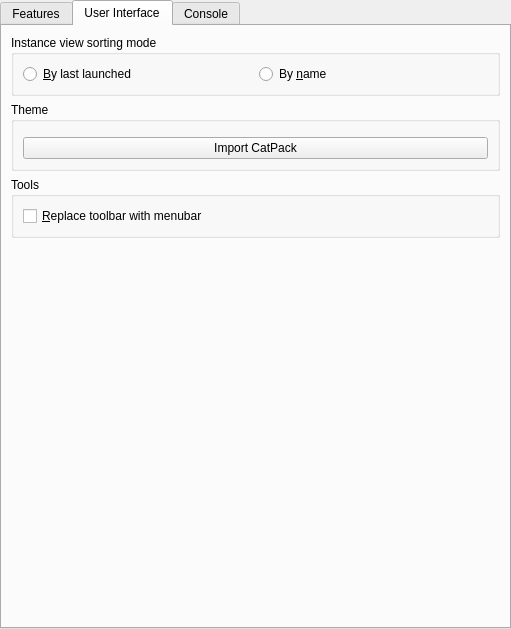
<?xml version="1.0" encoding="UTF-8"?>
<ui version="4.0">
 <class>LauncherPage</class>
 <widget class="QWidget" name="LauncherPage">
  <property name="geometry">
   <rect>
    <x>0</x>
    <y>0</y>
    <width>511</width>
    <height>629</height>
   </rect>
  </property>
  <property name="sizePolicy">
   <sizepolicy hsizetype="MinimumExpanding" vsizetype="MinimumExpanding">
    <horstretch>0</horstretch>
    <verstretch>0</verstretch>
   </sizepolicy>
  </property>
  <layout class="QVBoxLayout" name="mainLayout">
   <property name="leftMargin">
    <number>0</number>
   </property>
   <property name="topMargin">
    <number>0</number>
   </property>
   <property name="rightMargin">
    <number>0</number>
   </property>
   <property name="bottomMargin">
    <number>0</number>
   </property>
   <item>
    <widget class="QTabWidget" name="tabWidget">
     <property name="toolTip">
      <string notr="true"/>
     </property>
     <property name="tabShape">
      <enum>QTabWidget::Rounded</enum>
     </property>
     <property name="currentIndex">
      <number>1</number>
     </property>
     <widget class="QWidget" name="featuresTab">
      <attribute name="title">
       <string>Features</string>
      </attribute>
      <layout class="QVBoxLayout" name="verticalLayout_9">
       <item>
        <widget class="QGroupBox" name="updateSettingsBox">
         <property name="title">
          <string>Update Settings</string>
         </property>
         <layout class="QVBoxLayout" name="verticalLayout_7">
          <item>
           <widget class="QCheckBox" name="autoUpdateCheckBox">
            <property name="text">
             <string>Check for updates automatically</string>
            </property>
           </widget>
          </item>
         </layout>
        </widget>
       </item>
       <item>
        <widget class="QGroupBox" name="foldersBox">
         <property name="title">
          <string>Folders</string>
         </property>
         <layout class="QGridLayout" name="foldersBoxLayout">
          <item row="3" column="0">
           <widget class="QLabel" name="labelDownloadsDir">
            <property name="text">
             <string>&amp;Downloads:</string>
            </property>
            <property name="buddy">
             <cstring>downloadsDirTextBox</cstring>
            </property>
           </widget>
          </item>
          <item row="0" column="0">
           <widget class="QLabel" name="labelInstDir">
            <property name="text">
             <string>I&amp;nstances:</string>
            </property>
            <property name="buddy">
             <cstring>instDirTextBox</cstring>
            </property>
           </widget>
          </item>
          <item row="0" column="1">
           <widget class="QLineEdit" name="instDirTextBox"/>
          </item>
          <item row="3" column="1">
           <widget class="QLineEdit" name="downloadsDirTextBox"/>
          </item>
          <item row="2" column="1">
           <widget class="QLineEdit" name="iconsDirTextBox"/>
          </item>
          <item row="3" column="2">
           <widget class="QToolButton" name="downloadsDirBrowseBtn">
            <property name="text">
             <string notr="true">...</string>
            </property>
           </widget>
          </item>
          <item row="1" column="1">
           <widget class="QLineEdit" name="modsDirTextBox"/>
          </item>
          <item row="1" column="2">
           <widget class="QToolButton" name="modsDirBrowseBtn">
            <property name="text">
             <string notr="true">...</string>
            </property>
           </widget>
          </item>
          <item row="1" column="0">
           <widget class="QLabel" name="labelModsDir">
            <property name="text">
             <string>&amp;Mods:</string>
            </property>
            <property name="buddy">
             <cstring>modsDirTextBox</cstring>
            </property>
           </widget>
          </item>
          <item row="0" column="2">
           <widget class="QToolButton" name="instDirBrowseBtn">
            <property name="text">
             <string notr="true">...</string>
            </property>
           </widget>
          </item>
          <item row="2" column="2">
           <widget class="QToolButton" name="iconsDirBrowseBtn">
            <property name="text">
             <string notr="true">...</string>
            </property>
           </widget>
          </item>
          <item row="2" column="0">
           <widget class="QLabel" name="labelIconsDir">
            <property name="text">
             <string>&amp;Icons:</string>
            </property>
            <property name="buddy">
             <cstring>iconsDirTextBox</cstring>
            </property>
           </widget>
          </item>
          <item row="4" column="1" colspan="2">
           <widget class="QCheckBox" name="downloadsDirWatchRecursiveCheckBox">
            <property name="toolTip">
             <string>When enabled, in addition to the downloads folder, its sub folders will also be searched when looking for resources (e.g. when looking for blocked mods on CurseForge).</string>
            </property>
            <property name="text">
             <string>Check downloads folder recursively</string>
            </property>
           </widget>
          </item>
         </layout>
        </widget>
       </item>
       <item>
        <widget class="QGroupBox" name="modsBox">
         <property name="title">
          <string>Mods</string>
         </property>
         <layout class="QVBoxLayout" name="verticalLayout_4">
          <item>
           <widget class="QCheckBox" name="metadataDisableBtn">
            <property name="toolTip">
             <string>Disable using metadata provided by mod providers (like Modrinth or Curseforge) for mods.</string>
            </property>
            <property name="text">
             <string>Disable using metadata for mods?</string>
            </property>
           </widget>
          </item>
          <item>
           <widget class="QLabel" name="metadataWarningLabel">
            <property name="text">
             <string>&lt;html&gt;&lt;head/&gt;&lt;body&gt;&lt;p&gt;&lt;span style=&quot; font-weight:600; color:#f5c211;&quot;&gt;Warning&lt;/span&gt;&lt;span style=&quot; color:#f5c211;&quot;&gt;: Disabling mod metadata may also disable some QoL features, such as mod updating!&lt;/span&gt;&lt;/p&gt;&lt;/body&gt;&lt;/html&gt;</string>
            </property>
            <property name="wordWrap">
             <bool>true</bool>
            </property>
           </widget>
          </item>
         </layout>
        </widget>
       </item>
       <item>
        <spacer name="verticalSpacer_2">
         <property name="orientation">
          <enum>Qt::Vertical</enum>
         </property>
         <property name="sizeHint" stdset="0">
          <size>
           <width>0</width>
           <height>0</height>
          </size>
         </property>
        </spacer>
       </item>
      </layout>
     </widget>
     <widget class="QWidget" name="generalTab">
      <attribute name="title">
       <string>User Interface</string>
      </attribute>
      <layout class="QVBoxLayout" name="verticalLayout_6">
       <item>
        <widget class="QGroupBox" name="sortingModeBox">
         <property name="enabled">
          <bool>true</bool>
         </property>
         <property name="title">
          <string>Instance view sorting mode</string>
         </property>
         <layout class="QHBoxLayout" name="sortingModeBoxLayout">
          <item>
           <widget class="QRadioButton" name="sortLastLaunchedBtn">
            <property name="text">
             <string>&amp;By last launched</string>
            </property>
            <attribute name="buttonGroup">
             <string notr="true">sortingModeGroup</string>
            </attribute>
           </widget>
          </item>
          <item>
           <widget class="QRadioButton" name="sortByNameBtn">
            <property name="text">
             <string>By &amp;name</string>
            </property>
            <attribute name="buttonGroup">
             <string notr="true">sortingModeGroup</string>
            </attribute>
           </widget>
          </item>
         </layout>
        </widget>
       </item>
       <item>
        <widget class="QGroupBox" name="themeBox">
         <property name="title">
          <string>Theme</string>
         </property>
         <layout class="QVBoxLayout" name="verticalLayout_5">
          <item>
           <widget class="ThemeCustomizationWidget" name="themeCustomizationWidget" native="true"/>
          </item>
          <item>
           <widget class="QPushButton" name="ImportCatpack">
            <property name="minimumSize">
             <size>
              <width>465</width>
              <height>0</height>
             </size>
            </property>
            <property name="text">
             <string>Import CatPack</string>
            </property>
           </widget>
          </item>
         </layout>
        </widget>
       </item>
       <item>
        <widget class="QGroupBox" name="toolsBox">
         <property name="sizePolicy">
          <sizepolicy hsizetype="Preferred" vsizetype="Preferred">
           <horstretch>0</horstretch>
           <verstretch>0</verstretch>
          </sizepolicy>
         </property>
         <property name="title">
          <string>Tools</string>
         </property>
         <layout class="QVBoxLayout" name="verticalLayout">
          <item>
           <widget class="QCheckBox" name="preferMenuBarCheckBox">
            <property name="toolTip">
             <string>The menubar is more friendly for keyboard-driven interaction.</string>
            </property>
            <property name="text">
             <string>&amp;Replace toolbar with menubar</string>
            </property>
           </widget>
          </item>
         </layout>
        </widget>
       </item>
       <item>
        <spacer name="generalTabSpacer">
         <property name="orientation">
          <enum>Qt::Vertical</enum>
         </property>
         <property name="sizeHint" stdset="0">
          <size>
           <width>0</width>
           <height>0</height>
          </size>
         </property>
        </spacer>
       </item>
      </layout>
     </widget>
     <widget class="QWidget" name="consoleTab">
      <attribute name="title">
       <string>Console</string>
      </attribute>
      <layout class="QVBoxLayout" name="verticalLayout_2">
       <item>
        <widget class="QGroupBox" name="consoleSettingsBox">
         <property name="title">
          <string>Console Settings</string>
         </property>
         <layout class="QVBoxLayout" name="verticalLayout_3">
          <item>
           <widget class="QCheckBox" name="showConsoleCheck">
            <property name="text">
             <string>Show console while the game is &amp;running?</string>
            </property>
           </widget>
          </item>
          <item>
           <widget class="QCheckBox" name="autoCloseConsoleCheck">
            <property name="text">
             <string>&amp;Automatically close console when the game quits?</string>
            </property>
           </widget>
          </item>
          <item>
           <widget class="QCheckBox" name="showConsoleErrorCheck">
            <property name="text">
             <string>Show console when the game &amp;crashes?</string>
            </property>
           </widget>
          </item>
         </layout>
        </widget>
       </item>
       <item>
        <widget class="QGroupBox" name="groupBox_4">
         <property name="title">
          <string>&amp;History limit</string>
         </property>
         <layout class="QGridLayout" name="gridLayout_3">
          <item row="1" column="0">
           <widget class="QCheckBox" name="checkStopLogging">
            <property name="text">
             <string>&amp;Stop logging when log overflows</string>
            </property>
           </widget>
          </item>
          <item row="0" column="0">
           <widget class="QSpinBox" name="lineLimitSpinBox">
            <property name="sizePolicy">
             <sizepolicy hsizetype="Expanding" vsizetype="Fixed">
              <horstretch>0</horstretch>
              <verstretch>0</verstretch>
             </sizepolicy>
            </property>
            <property name="suffix">
             <string> lines</string>
            </property>
            <property name="minimum">
             <number>10000</number>
            </property>
            <property name="maximum">
             <number>1000000</number>
            </property>
            <property name="singleStep">
             <number>10000</number>
            </property>
            <property name="value">
             <number>100000</number>
            </property>
           </widget>
          </item>
         </layout>
        </widget>
       </item>
       <item>
        <widget class="QGroupBox" name="themeBox_2">
         <property name="sizePolicy">
          <sizepolicy hsizetype="Preferred" vsizetype="MinimumExpanding">
           <horstretch>0</horstretch>
           <verstretch>0</verstretch>
          </sizepolicy>
         </property>
         <property name="title">
          <string>Console &amp;font</string>
         </property>
         <layout class="QGridLayout" name="gridLayout_2">
          <item row="1" column="0" colspan="2">
           <widget class="QTextEdit" name="fontPreview">
            <property name="sizePolicy">
             <sizepolicy hsizetype="Expanding" vsizetype="MinimumExpanding">
              <horstretch>0</horstretch>
              <verstretch>0</verstretch>
             </sizepolicy>
            </property>
            <property name="horizontalScrollBarPolicy">
             <enum>Qt::ScrollBarAlwaysOff</enum>
            </property>
            <property name="undoRedoEnabled">
             <bool>false</bool>
            </property>
            <property name="textInteractionFlags">
             <set>Qt::TextSelectableByKeyboard|Qt::TextSelectableByMouse</set>
            </property>
           </widget>
          </item>
          <item row="0" column="0">
           <widget class="QFontComboBox" name="consoleFont">
            <property name="sizePolicy">
             <sizepolicy hsizetype="Expanding" vsizetype="Fixed">
              <horstretch>0</horstretch>
              <verstretch>0</verstretch>
             </sizepolicy>
            </property>
           </widget>
          </item>
          <item row="0" column="1">
           <widget class="QSpinBox" name="fontSizeBox">
            <property name="minimum">
             <number>5</number>
            </property>
            <property name="maximum">
             <number>16</number>
            </property>
            <property name="value">
             <number>11</number>
            </property>
           </widget>
          </item>
         </layout>
        </widget>
       </item>
      </layout>
     </widget>
    </widget>
   </item>
  </layout>
 </widget>
 <customwidgets>
  <customwidget>
   <class>ThemeCustomizationWidget</class>
   <extends>QWidget</extends>
   <header>ui/widgets/ThemeCustomizationWidget.h</header>
   <container>1</container>
  </customwidget>
 </customwidgets>
 <tabstops>
  <tabstop>tabWidget</tabstop>
  <tabstop>autoUpdateCheckBox</tabstop>
  <tabstop>instDirTextBox</tabstop>
  <tabstop>instDirBrowseBtn</tabstop>
  <tabstop>modsDirTextBox</tabstop>
  <tabstop>modsDirBrowseBtn</tabstop>
  <tabstop>iconsDirTextBox</tabstop>
  <tabstop>iconsDirBrowseBtn</tabstop>
  <tabstop>sortLastLaunchedBtn</tabstop>
  <tabstop>sortByNameBtn</tabstop>
  <tabstop>showConsoleCheck</tabstop>
  <tabstop>autoCloseConsoleCheck</tabstop>
  <tabstop>showConsoleErrorCheck</tabstop>
  <tabstop>lineLimitSpinBox</tabstop>
  <tabstop>checkStopLogging</tabstop>
  <tabstop>consoleFont</tabstop>
  <tabstop>fontSizeBox</tabstop>
  <tabstop>fontPreview</tabstop>
 </tabstops>
 <resources/>
 <connections>
  <connection>
   <sender>ImportCatpack</sender>
   <signal>clicked()</signal>
   <receiver>ImportCatpack</receiver>
   <slot>click()</slot>
   <hints>
    <hint type="sourcelabel">
     <x>178</x>
     <y>152</y>
    </hint>
    <hint type="destinationlabel">
     <x>178</x>
     <y>152</y>
    </hint>
   </hints>
  </connection>
 </connections>
 <buttongroups>
  <buttongroup name="sortingModeGroup"/>
 </buttongroups>
</ui>
